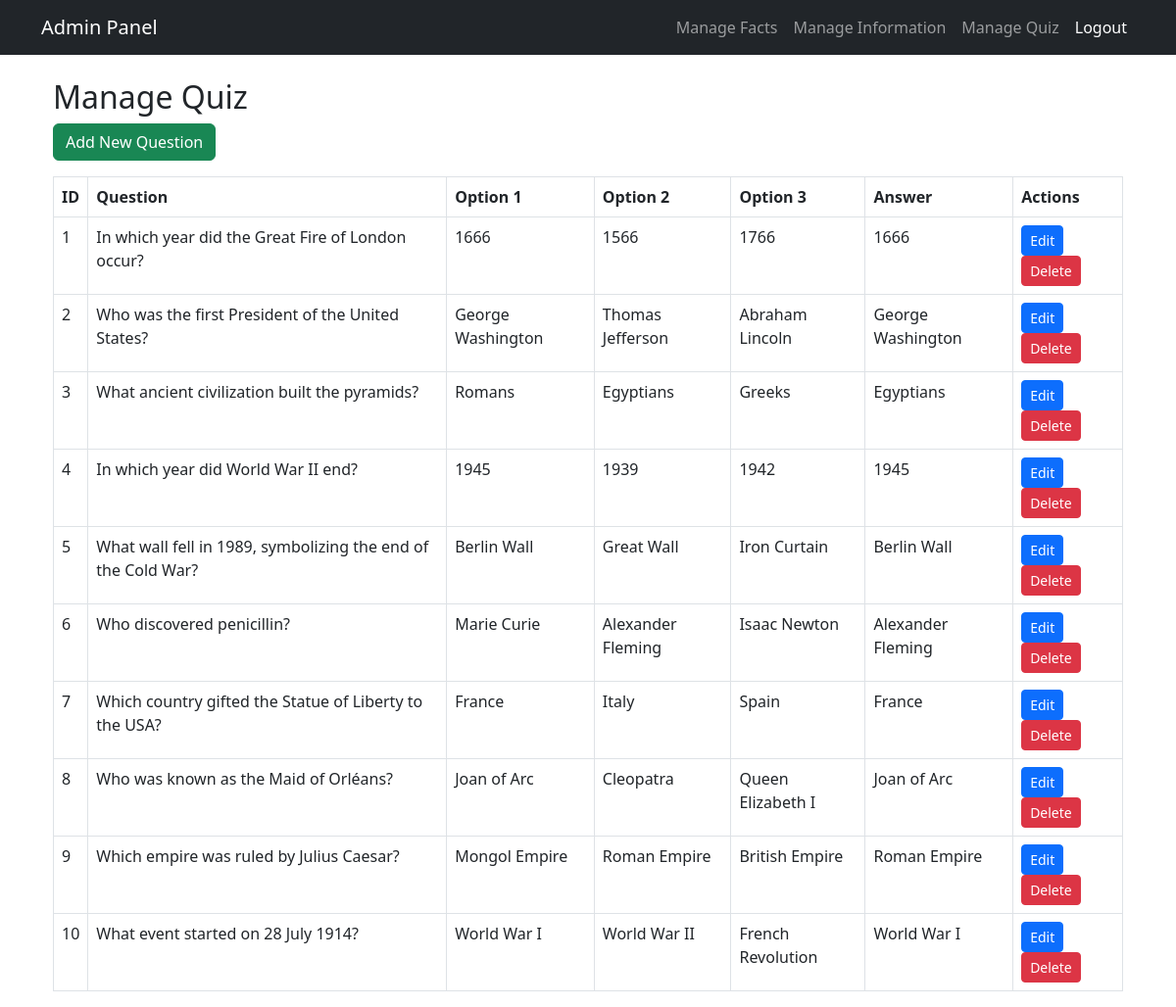
/admin/manage_quiz (signed in), run on an earlier commit of the app's database.
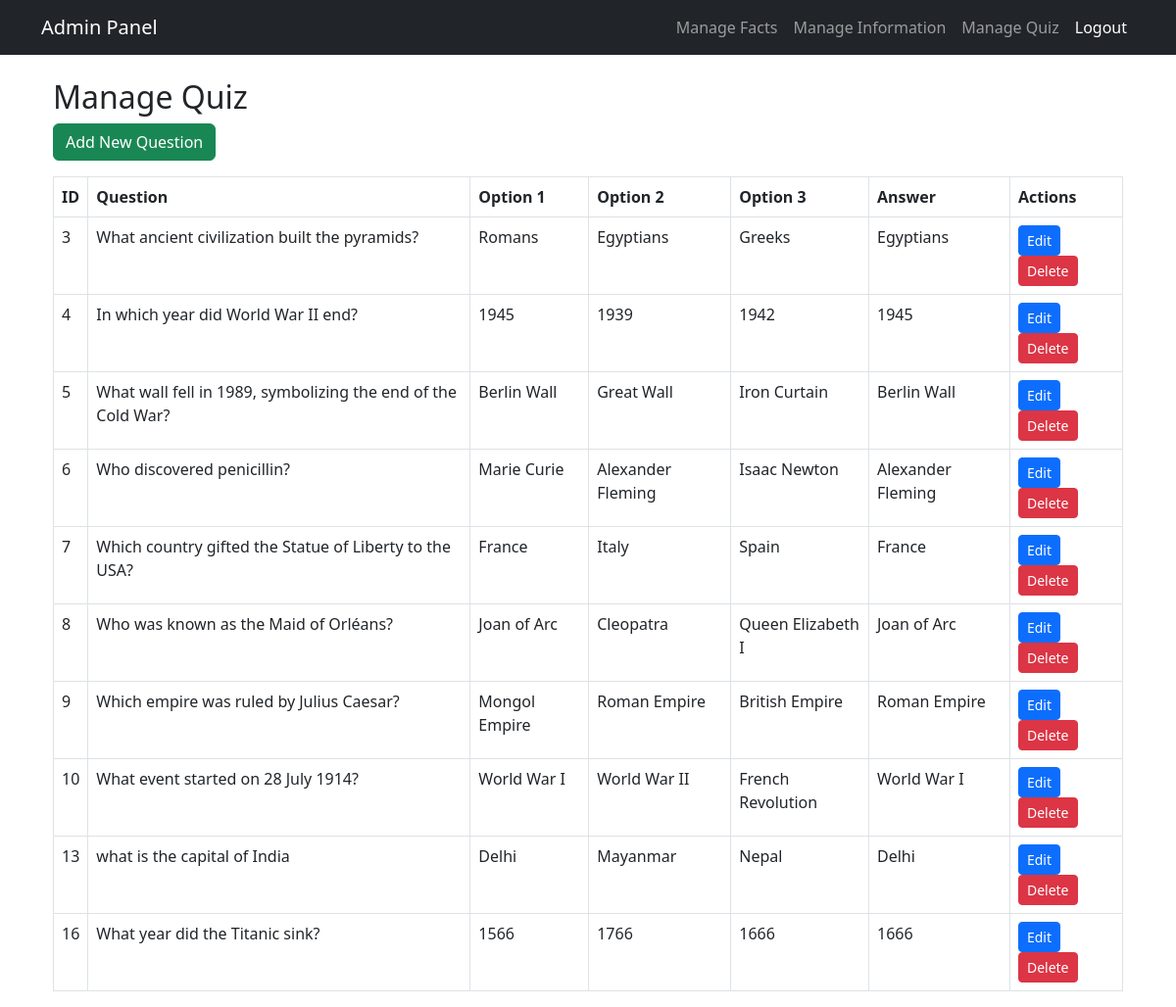
And on a later commit of the database.
### app.py (models this page shows)
class Quiz(db.Model):
    id = db.Column(db.Integer, primary_key=True)
    question = db.Column(db.String(500), nullable=False)
    option1 = db.Column(db.String(200), nullable=False)
    option2 = db.Column(db.String(200), nullable=False)
    option3 = db.Column(db.String(200), nullable=False)
    answer = db.Column(db.String(200), nullable=False)

### app.py (the view)
@app.route('/admin/manage_quiz', methods=['GET', 'POST'])
@login_required
def manage_quiz():
    if current_user.role != 'admin':
        flash("Unauthorized access!", "danger")
        return redirect(url_for('admin_dashboard'))
    questions = Quiz.query.all()
    return render_template('admin/manage_quiz.html', questions=questions)

### app.py (called while the page is built)
@login_manager.user_loader
def load_user(user_id):
    return User.query.get(int(user_id))

### templates/admin/manage_quiz.html
{% extends 'admin_base.html' %}
{% block content %}
<div class="container mt-4">
    <h2>Manage Quiz</h2>
    <a href="{{ url_for('add_quiz') }}" class="btn btn-success mb-3">Add New Question</a>
    <table class="table table-bordered">
        <thead>
            <tr>
                <th>ID</th>
                <th>Question</th>
                <th>Option 1</th>
                <th>Option 2</th>
                <th>Option 3</th>
                <th>Answer</th>
                <th>Actions</th>
            </tr>
        </thead>
        <tbody>
            {% for q in questions %}
            <tr>
                <td>{{ q.id }}</td>
                <td>{{ q.question }}</td>
                <td>{{ q.option1 }}</td>
                <td>{{ q.option2 }}</td>
                <td>{{ q.option3 }}</td>
                <td>{{ q.answer }}</td>
                <td>
                    <a href="{{ url_for('edit_quiz', quiz_id=q.id) }}" class="btn btn-primary btn-sm">Edit</a>
                    <a href="{{ url_for('delete_quiz', quiz_id=q.id) }}" class="btn btn-danger btn-sm" onclick="return confirm('Are you sure you want to delete this question?');">Delete</a>
                </td>
            </tr>
            {% endfor %}
        </tbody>
    </table>
</div>
{% endblock %}

What changed in the data, as far as the page shows it:
removed Quiz: id "1", question "In which year did the Great Fire of London occur?", option1 "1666", option2 "1566", option3 "1766", answer "1666"
removed Quiz: id "2", question "Who was the first President of the United States?", option1 "George Washington", option2 "Thomas Jefferson", option3 "Abraham Lincoln", answer "George Washington"
added Quiz: id "13", question "what is the capital of India", option1 "Delhi", option2 "Mayanmar", option3 "Nepal", answer "Delhi"
added Quiz: id "16", question "What year did the Titanic sink?", option1 "1566", option2 "1766", option3 "1666", answer "1666"
